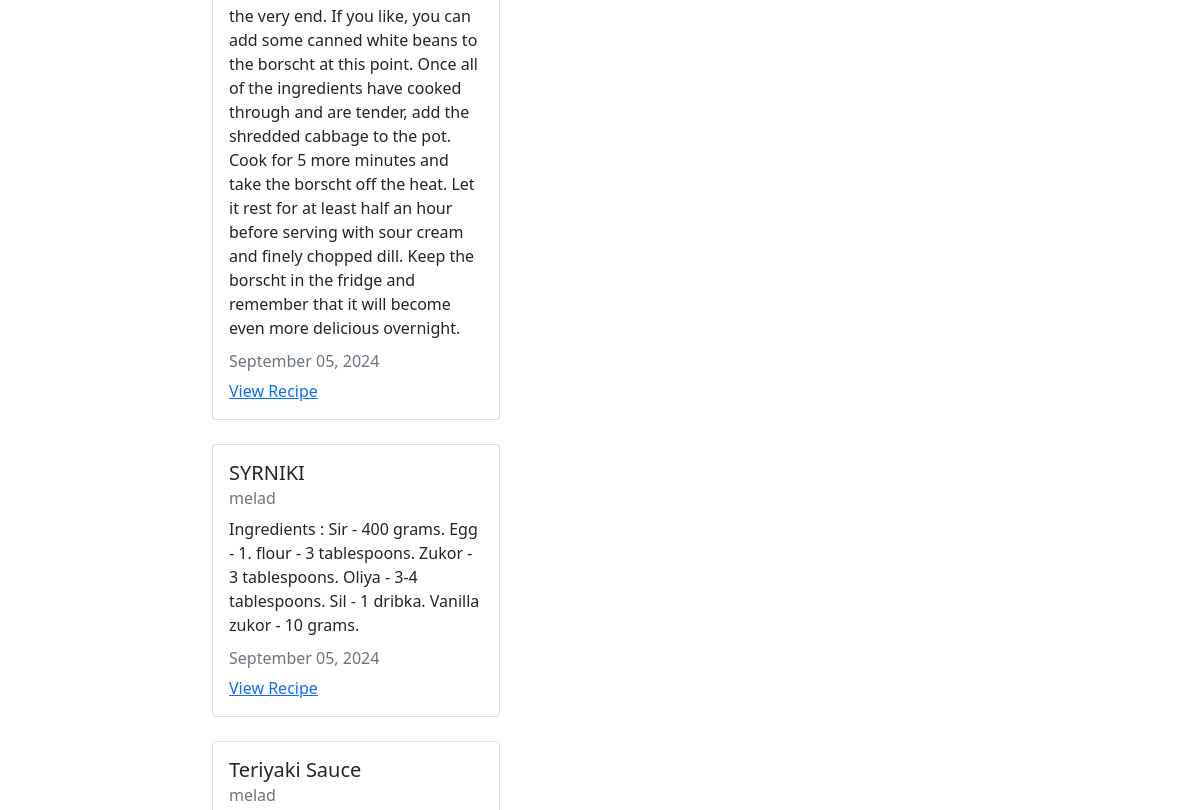
Before: / (middle part) with the older database file.
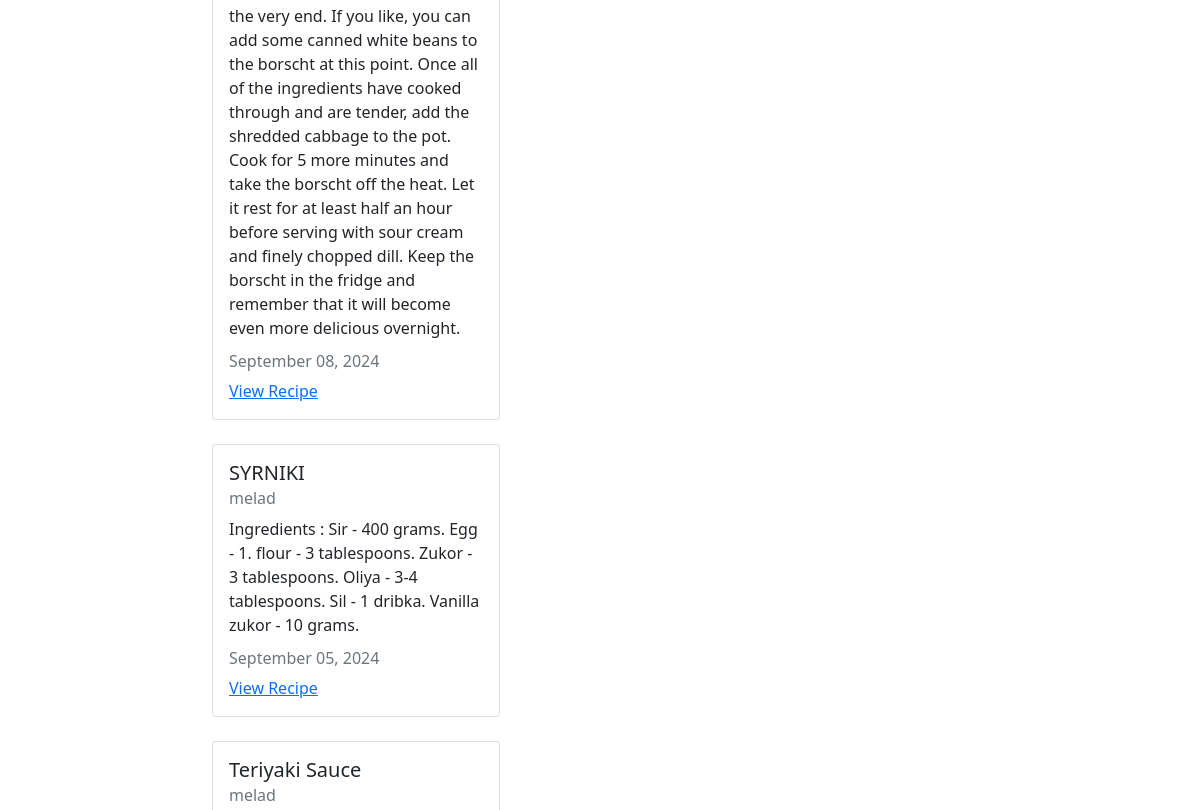
After: the same page with the newer database file.
### recipes/models.py (models this page shows, shortened)
class Recipe(models.Model):
    title = models.CharField(max_length=100)
    description = models.TextField()
    author = models.ForeignKey(User, on_delete=models.CASCADE)
    created_at = models.DateTimeField(auto_now_add=True)
    updated_at = models.DateTimeField(auto_now=True)

### recipes/views.py (the view)
# urls.py: path('', views.RecipeListView.as_view(), name='recipes-home'),
class RecipeListView(ListView):
    model = models.Recipe
    template_name = 'recipes/home.html'
    context_object_name = 'recipes'

### recipes/templates/recipes/home.html (shortened to what this page needs)
{% extends 'recipes/base.html' %}
{% block content %}
{% for recipe in recipes %}
  <div class="card my-4" style="width: 18rem;">
    <div class="card-body">
      <h5 class="card-title">{{ recipe.title }}</h5>
      <h6 class="card-subtitle mb-2 text-muted">{{ recipe.author }}</h6>
      <p class="card-text">{{ recipe.description }}</p>
      <h6 class="card-subtitle mb-2 text-muted">
        {{ recipe.updated_at|date:"F d, Y" }}
      </h6>
      <a href="{% url 'recipes-detail' recipe.pk %}" class="card-link"> View Recipe </a>
    </div>
  </div>
{% endfor %}{% endblock content %}

Changed rows visible on the page:
changed Recipe: updated_at "September 05, 2024" → "September 08, 2024"
